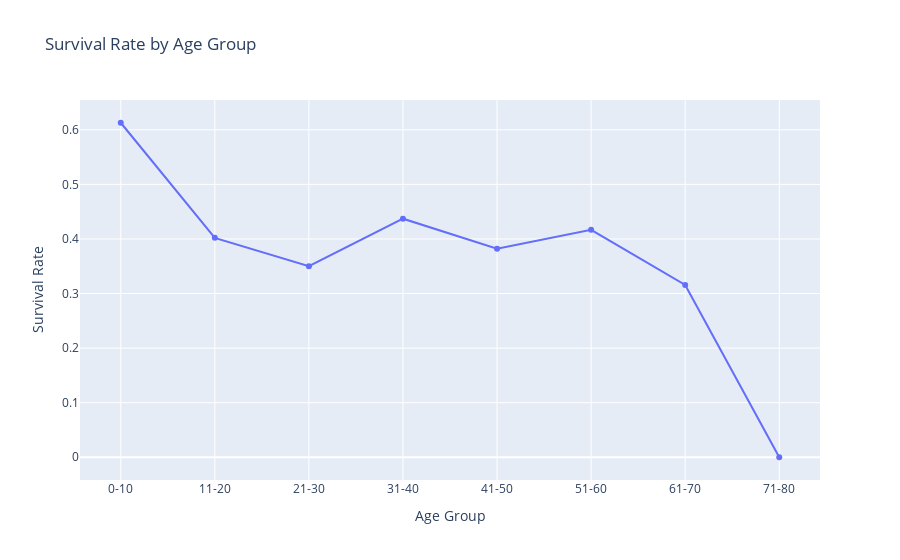

Source (notebook cell):
### Markdown cell above
6. Create a line plot using Plotly to display the survival rate of passengers based on their age in the Titanic dataset. Group the data by age range and calculate the survival rate for each group. Add a title and axis labels to the plot.

### Code cell
# Create age ranges
bins = [0, 10, 20, 30, 40, 50, 60, 70, 80]
labels = ['0-10', '11-20', '21-30', '31-40', '41-50', '51-60', '61-70', '71-80']
df['age_range'] = pd.cut(df['age'], bins=bins, labels=labels, right=False)

# Group by age range and calculate the survival rate
age_survival = df.groupby('age_range')['survived'].mean().reset_index()

# Create line plot
fig = px.line(age_survival, x='age_range', y='survived', markers=True,
              title='Survival Rate by Age Group',
              labels={'age_range': 'Age Group', 'survived': 'Survival Rate'})

# Display the plot
fig.show()

### Figure 1 — Plotly figure (JSON) as saved in the notebook; plotly's stock layout.template omitted (floating-point values rounded to 4 significant figures)
{"data": [{"hovertemplate": "Age Group=%{x}<br>Survival Rate=%{y}<extra></extra>", "legendgroup": "", "line": {"color": "#636efa", "dash": "solid"}, "marker": {"symbol": "circle"}, "mode": "lines+markers", "name": "", "orientation": "v", "showlegend": false, "type": "scatter", "x": ["0-10", "11-20", "21-30", "31-40", "41-50", "51-60", "61-70", "71-80"], "xaxis": "x", "y": [0.6129, 0.402, 0.35, 0.4371, 0.382, 0.4167, 0.3158, 0.0], "yaxis": "y"}], "layout": {"legend": {"tracegroupgap": 0}, "title": {"text": "Survival Rate by Age Group"}, "xaxis": {"anchor": "y", "domain": [0, 1], "title": {"text": "Age Group"}}, "yaxis": {"anchor": "x", "domain": [0, 1], "title": {"text": "Survival Rate"}}}}
